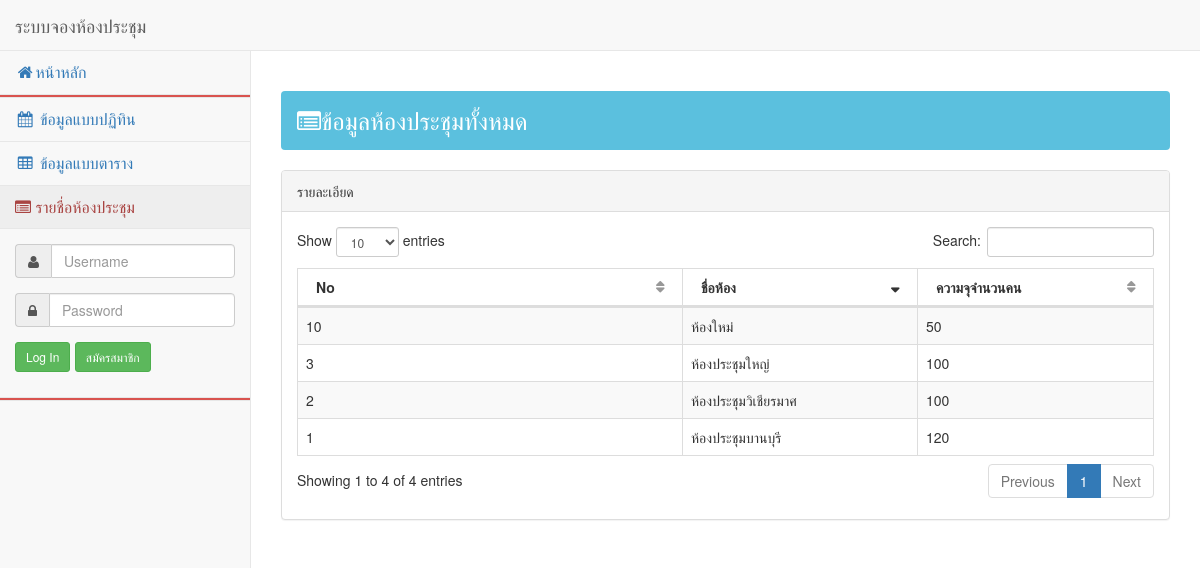
Page /pages/index.php?menu=room on the committed database.
### tables this page shows
CREATE TABLE `room_meeting` (
  `id_Room` int(11) NOT NULL COMMENT 'รันออโต้ ไอดีห้องประชุม',
  `name_Room` varchar(100) NOT NULL COMMENT 'ชื่อห้องประชุม',
  `capacity` int(20) NOT NULL COMMENT 'ความจุของห้องประชุม จุได้กี่ที่',
  `Size` int(5) DEFAULT NULL COMMENT 'ขนาดห้อง'
);

### pages/menu-left.php (called while the page is built, shortened)
<?php
 if(isset($_GET['menu'])) {
    $menu = $_GET['menu'];
} else {
    $menu = '';
}
?>

### pages/room.php (the view, shortened to what this page needs)
<div class="row">
                <div class="col-lg-12">
                    <h3 class="page-header alert btn-info"><i class="fa fa-list-alt" aria-hidden="true"></i>ข้อมูลห้องประชุมทั้งหมด</h3>
                </div>
          </div>
<div class="row">
                    <div class="col-lg-12">
<div class="row">
                <div class="col-lg-12">
                    <div class="panel panel-default">
 <div class="panel-heading">
                            รายละเอียด
                        </div>
 <?php
	$mysqli = connect();
	$sql="SELECT * FROM room_meeting ORDER BY id_Room DESC LIMIT 120";
    $result = $mysqli->query($sql);
		 ?>
                        <div class="panel-body">
                            <div class="dataTable_wrapper">
                                <table class="table table-striped table-bordered table-hover" id="dataTables-example">
                                    <thead>
                                        <tr>
                                            <th width="18%" >No</th>
                                            <th width="11%">ชื่อห้อง</th>
                                            <th width="11%">ความจุจำนวนคน</th>
                                        </tr>
                                    </thead>
                                    <tbody>
                                    <?php
                                    while($rs=$result->fetch_object()){
										?>
                                        <tr>
                                            <td class="center"><?php echo $rs->id_Room; ?></td>
                                            <td class="center"><?php echo $rs->name_Room; ?> </td>
                                            <td class="center"><?php echo $rs->capacity; ?></td>
                                        </tr>
                                    <?php
									}
									?>
                                    </tbody>
                                </table>
                            </div>
    </div>
                </div>
                    </div></div>

### pages/index.php (shortened to what this page needs)
<?PHP
include 'menu-left.php';
	?>
<!DOCTYPE html>
<html lang="en">
<head>
    <link href="../bower_components/bootstrap/dist/css/bootstrap.min.css" rel="stylesheet">
    <link href="../bower_components/datatables-plugins/integration/bootstrap/3/dataTables.bootstrap.css" rel="stylesheet">
    <link href="../bower_components/datatables-responsive/css/dataTables.responsive.css" rel="stylesheet">
	 <link href="css/bootstrap-datetimepicker.css" rel="stylesheet">
    <link href="../dist/css/timeline.css" rel="stylesheet">
    <link href="../dist/css/sb-admin-2.css" rel="stylesheet">
    <link href="../bower_components/morrisjs/morris.css" rel="stylesheet">
    <link href="../bower_components/font-awesome/css/font-awesome.min.css" rel="stylesheet" type="text/css">
      <link rel="stylesheet" href="../fancy/jquery.fancybox.css" type="text/css" media="screen" />
	<link rel="stylesheet" href="../fancy/helpers/jquery.fancybox-buttons.css" type="text/css" media="screen" />
	<link href='../fullcalendar.css' rel='stylesheet' />
	<link href='../fullcalendar.print.css' rel='stylesheet' media='print' />
</head>
<body>
    <div id="wrapper">
        <nav class="navbar navbar-default navbar-static-top" role="navigation" style="margin-bottom: 0">
            <div class="navbar-header">
                <a class="navbar-brand" href="#">ระบบจองห้องประชุม</a>
            </div>
            <div class="navbar-default sidebar" role="navigation" >
                <div class="sidebar-nav navbar-collapse">
                    <ul class="nav" id="side-menu"  style="font-size:16px;">
					<li>
                            <a href="?menu=home"><i class="fa fa-home fa-fw"></i>หน้าหลัก</a>
                        </li>
                          <li class="btn-danger divider" style="height:3px;"></li>
                         <li>
                            <a href="?menu=home" <?php if($menu == "home"){echo 'class="active alert-danger"';} ?>>
											<i class="fa fa-calendar fa-fw"></i> ข้อมูลแบบปฏิทิน</a>
                        </li>
                        <li>
                            <a href="?menu=tables" <?php if($menu == "tables"){echo 'class="active alert-danger"';} ?>><i class="fa fa-table fa-fw"></i> ข้อมูลแบบตาราง</a>
                        </li>
                         <li>
                            <a href="?menu=room" <?php if($menu == "room"){echo 'class="active alert-danger"';} ?>><i class="fa fa-list-alt" aria-hidden="true"></i> รายชื่อห้องประชุม</a>
                        </li>
   <li class="sidebar-search">
                            <div class="input-group custom-search-form">
								  <form role="form" action="?menu=home#chkuser" method="post" name="login">
                                        <div class="form-group input-group">
                                            <span class="input-group-addon"><i class="fa fa-user"></i>
                                            </span>
                                            <input type="text" class="form-control" name="username" placeholder="Username" required>
                                        </div>
                                        <div class="form-group input-group">
                                            <span class="input-group-addon"><i class="fa fa-lock"></i>
                                            </span>
                                            <input type="password" class="form-control" name="password" placeholder="Password" required>
                                        </div>
                                        <p>
                                        <button type="submit" class="btn btn-success btn-sm">Log In</button>
                                        <a href="?menu=register" class="btn btn-success btn-sm">สมัครสมาชิก</a>
                                        </p>
                                    </form>
                            </div>
                      </li>
                         <li class="btn-danger divider" style="height:3px;"></li>
                    </ul>
                </div>
            </div>
        </nav>
      <div id="page-wrapper">
		   <?php
		   	include $src_page;
		  ?>
        </div></div>          </div>
                </div>
</body>
</html>

### fullcalendar.print.css (style rules this page uses)
th, td, hr, thead, tbody, .fc-row { border-color: #ccc !important; background: #fff !important; }

### rows in the picture
room_meeting: id_Room "10", name_Room "ห้องใหม่", capacity "50"
room_meeting: id_Room "3", name_Room "ห้องประชุมใหญ่", capacity "100"
room_meeting: id_Room "2", name_Room "ห้องประชุมวิเชียรมาศ", capacity "100"
room_meeting: id_Room "1", name_Room "ห้องประชุมบานบุรี", capacity "120"
